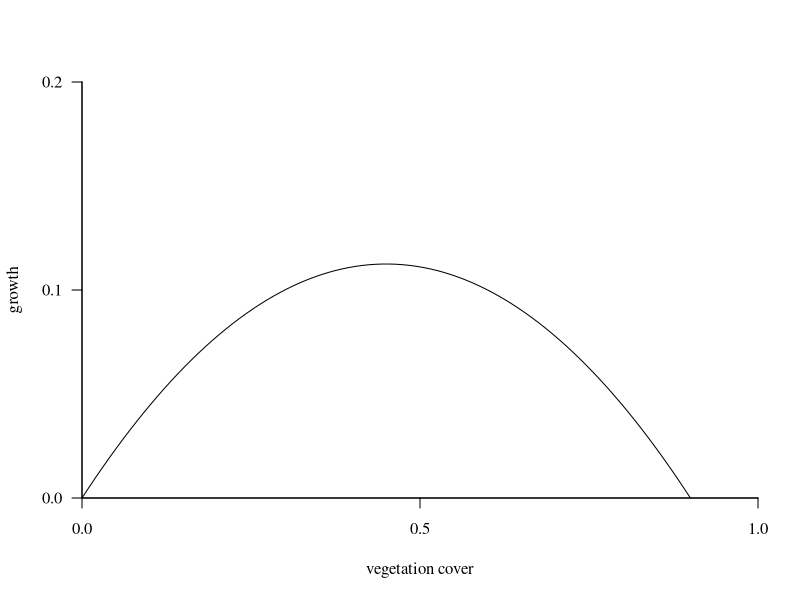
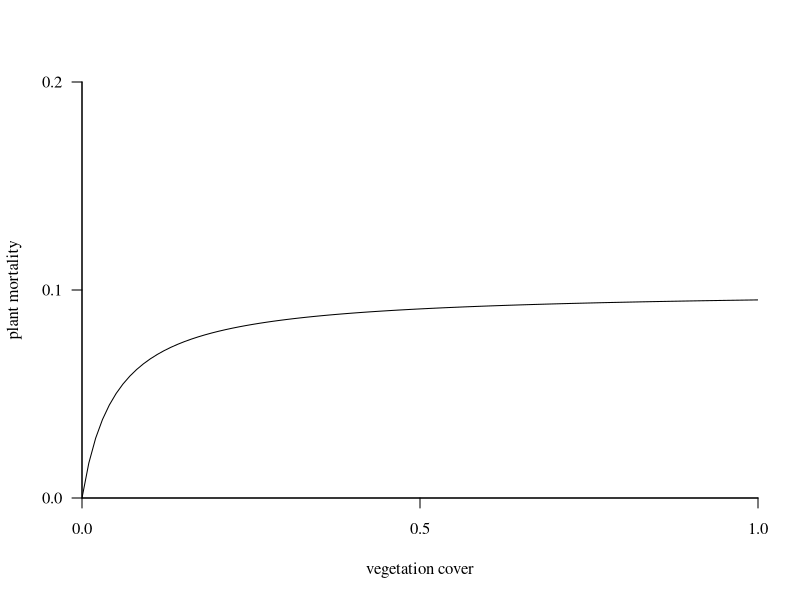
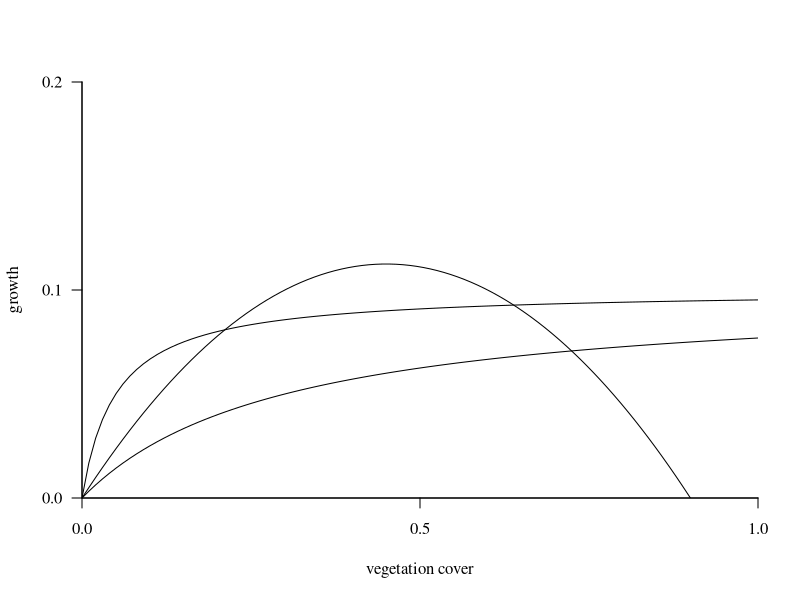

Generate these figures, in order, with R:
## ---- chunk 1
# Default plotting function

defplot <- function(...) plot(..., 
            type = "l", 
            bty = "l", cex = 0.7, las = 1, 
            family = "Times",
            xlim = c(0,1), ylim = c(0,0.2), 
            xaxs = "i", yaxs = "i", 
            xaxp = c(0,1,2), yaxp = c(0,0.2,2), 
            xlab = "vegetation cover", ) 
## ---- chunk 2
G <- function(P, r = 0.5, K = 0.9) r*P*(1-P/K)
rho <- seq(0,1,length = 100)

defplot(rho, G(rho), ylab = "growth")

## ---- chunk 3
C <- function(P, c_max = 0.1, T_h = 0.05) c_max*P/(P+T_h)
rho <- seq(0,1,length = 100)

defplot(rho, C(rho), ylab = "plant mortality")

## ---- chunk 4

defplot(rho, G(rho), ylab = "growth")
lines(rho, C(rho, c_max = 0.1, T_h =0.3))
lines(rho, C(rho, c_max = 0.1))
